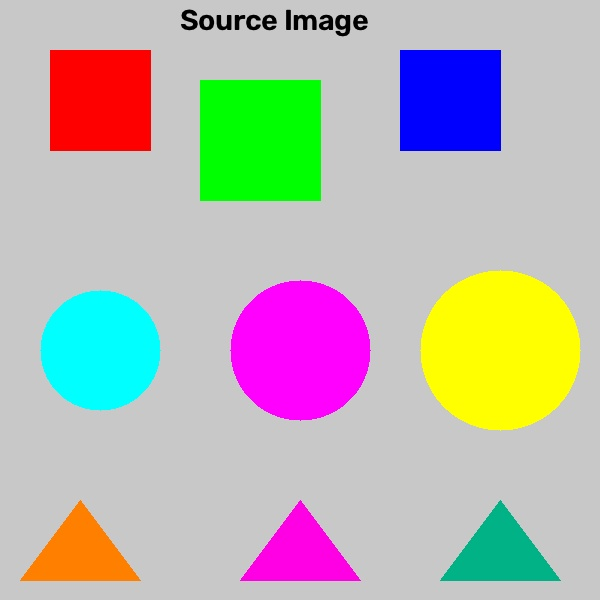
#> input picture template_match_src.jpg, 600 x 600 px
$ jupyter execute '7.5轮廓检测结果.ipynb'
#> lines starting #> are read from the running program, lines starting #| are printed output that depends on the picture; after the words box and inside, x2 and y2 are one past the last pixel; in counts of white or black regions, pixels touching at a corner belong together
[cell 1]
import cv2
import numpy as np
import matplotlib.pyplot as plt

img = cv2.imread('template_match_src.jpg')
#> img is the input picture: shape (600, 600, 3); mean B, G, R 176.5, 182.2, 184.7
gray = cv2.cvtColor(img, cv2.COLOR_BGR2GRAY)
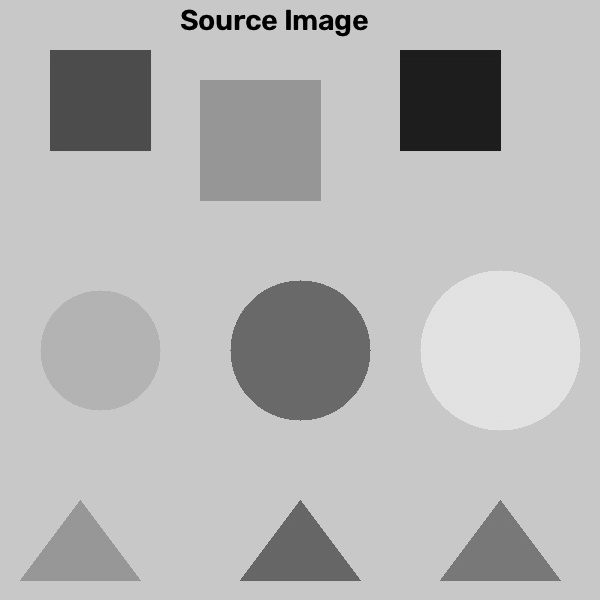
#> gray: shape (600, 600); min 0, max 232, mean 182.3
_, binary = cv2.threshold(gray, 127, 255, cv2.THRESH_BINARY)
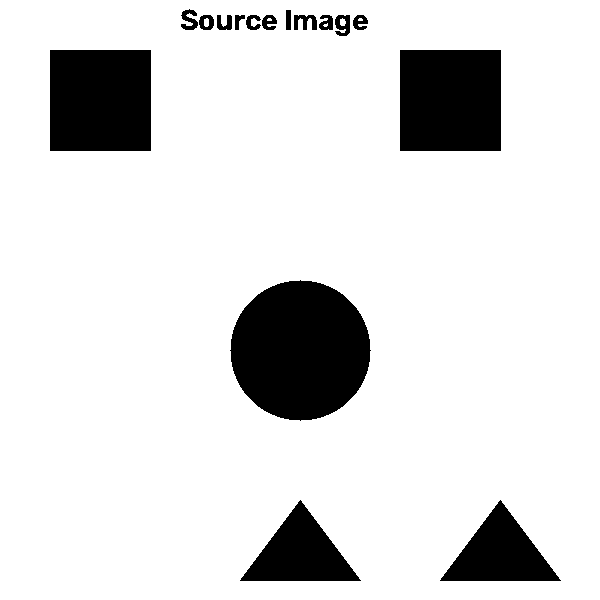
#> binary: shape (600, 600); 86.8% white; 16 black regions
contours, _ = cv2.findContours(binary, cv2.RETR_TREE, cv2.CHAIN_APPROX_SIMPLE)
#> contours = 22 contours, 3 with area under 20; largest, box (x1, y1, x2, y2) and area: (0, 0, 600, 600) 358801, (229, 279, 372, 422) 15570, (399, 49, 502, 152) 10402, (49, 49, 152, 152) 10402, (439, 499, 562, 582) 5082

cnt = contours[1]  #取第一个轮廓
#> cnt = contour of 85 points, box (x1, y1, x2, y2) (439, 499, 562, 582), area 5082

#计算面积和周长
area = cv2.contourArea(cnt)
#> area = 5082
perimeter = cv2.arcLength(cnt, True)  #true表示轮廓闭合
#> perimeter = 335.4

#边界框（先计算轮廓最小外接矩形，再将矩形绘制在原图上）
x, y, w, h = cv2.boundingRect(cnt)
#> x = 439; y = 499; w = 123; h = 83
cv2.rectangle(img, (x, y), (x+w, y+h), (0, 0, 255), 3)


#轮廓检测（多边形拟合）
#epsilon是近似精度，通常为周长的百分比
epsilon = 0.01*perimeter
#> epsilon = 3.35
approx = cv2.approxPolyDP(cnt, epsilon, True)  #对轮廓进行多边近似
#> approx = [[439, 580], [500, 499], [561, 580]]
cv2.polylines(img, [approx], True, (0, 255, 0), 2)  #在图像上绘制多边线条

hull = cv2.convexHull(cnt)
#> hull = contour of 9 points, box (x1, y1, x2, y2) (439, 499, 562, 582), area 5140
cv2.polylines(img, [hull], True, (255, 0, 0), 2)
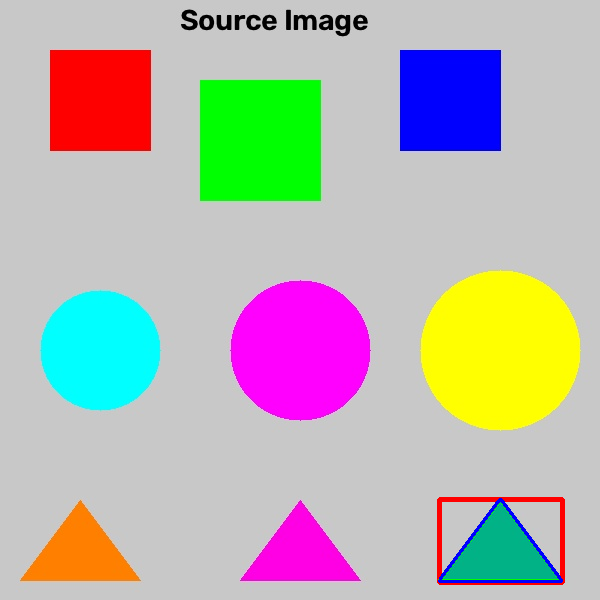
#> img: shape (600, 600, 3); mean B, G, R 175.7, 180.8, 184.5

plt.imshow(img)
plt.axis('off')
plt.tight_layout()
plt.show()

[cell 2]
import cv2
import numpy as np
import matplotlib.pyplot as plt

img = cv2.imread('template_match_src.jpg')
gray = cv2.cvtColor(img, cv2.COLOR_BGR2GRAY)
_, binary = cv2.threshold(gray, 127, 255, cv2.THRESH_BINARY)

# 提取所有轮廓
contours, _ = cv2.findContours(binary, cv2.RETR_EXTERNAL, cv2.CHAIN_APPROX_SIMPLE)
#> contours = [[[0, 0], [0, 599], [599, 599], [599, 0]]]

# 【核心修改】复制原图，并用 for 循环遍历每一个检测到的轮廓
draw_img = img.copy()

for cnt in contours:
    # 1. 过滤掉太小的轮廓（避免噪点干扰）
    area = cv2.contourArea(cnt)
    if area < 100:  # 面积小于100的直接跳过
        continue

    # 2. 计算周长
    perimeter = cv2.arcLength(cnt, True)

    # 3. 绘制边界框
    x, y, w, h = cv2.boundingRect(cnt)
    cv2.rectangle(draw_img, (x, y), (x+w, y+h), (0, 0, 255), 2)

    # 4. 绘制多边形拟合
    epsilon = 0.02 * perimeter
    approx = cv2.approxPolyDP(cnt, epsilon, True)
    cv2.polylines(draw_img, [approx], True, (0, 255, 0), 2)

    # 5. 绘制凸包
    hull = cv2.convexHull(cnt)
    cv2.polylines(draw_img, [hull], True, (255, 0, 0), 2)
#> this loop made 1 pass
#> (area, perimeter, x, y, w, h, epsilon, approx) on pass 1: (358801, 2396, 0, 0, 600, 600, 47.92, [[0, 0], [0, 599], [599, 599], [599, 0]])
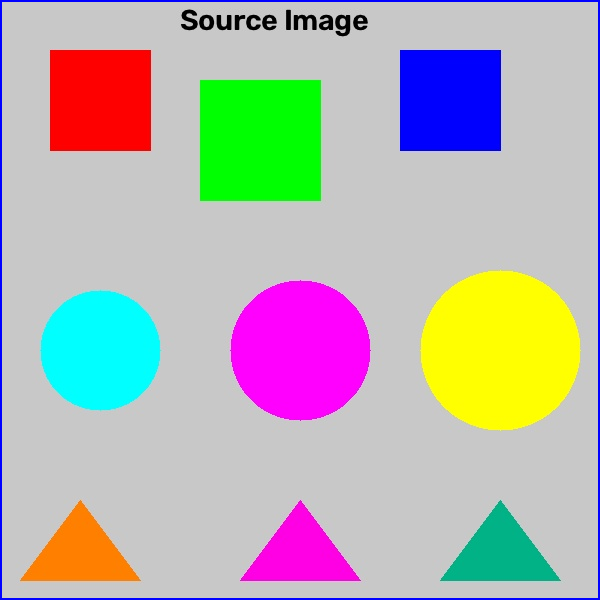
#> draw_img: shape (600, 600, 3); 1.33% of pixels changed, all inside (x1, y1, x2, y2) = (0, 0, 600, 600)

# 6. 统一显示结果
img_rgb = cv2.cvtColor(draw_img, cv2.COLOR_BGR2RGB)
plt.imshow(img_rgb)
plt.axis('off')
plt.tight_layout()
plt.show()

[cell 3]
import cv2
import numpy as np
import matplotlib.pyplot as plt

# 1. 读取图片并转换到 HSV 颜色空间
img = cv2.imread('template_match_src.jpg')
hsv = cv2.cvtColor(img, cv2.COLOR_BGR2HSV)
#> hsv: shape (600, 600, 3); mean H, S, V 27.4, 69.1, 212.8

# 关键修复1：提取“饱和度(Saturation)”通道作为掩膜
# 饱和度的范围是 0-255。图形是纯色的，饱和度高（>50）；背景和文字饱和度很低
_, binary = cv2.threshold(hsv[:, :, 1], 50, 255, cv2.THRESH_BINARY)
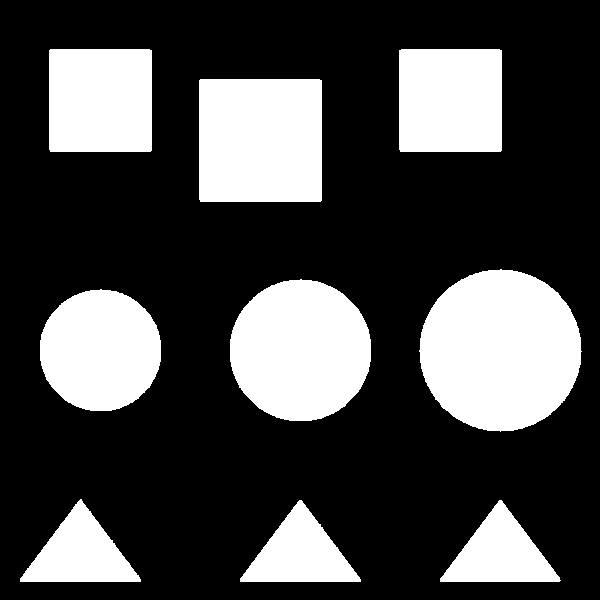
#> binary: shape (600, 600); 27.8% white; 9 white regions

# 关键修复2：形态学闭运算，填补图形内部可能存在的微小噪点
kernel = np.ones((3, 3), np.uint8)
binary = cv2.morphologyEx(binary, cv2.MORPH_CLOSE, kernel, iterations=2)

# 查找轮廓
contours, _ = cv2.findContours(binary, cv2.RETR_EXTERNAL, cv2.CHAIN_APPROX_SIMPLE)
#> contours = 9 contours; largest, box (x1, y1, x2, y2) and area: (419, 269, 582, 432) 20361, (230, 279, 371, 421) 15584, (199, 79, 322, 202) 14880, (40, 289, 161, 411) 11480, (49, 49, 152, 152) 10400

# 打印当前检测到的轮廓数量
print(f"基于饱和度检测到 {len(contours)} 个独立轮廓")
#| 基于饱和度检测到 9 个独立轮廓

# 2. 遍历并绘制结果
draw_img = img.copy()

for cnt in contours:
    area = cv2.contourArea(cnt)
    if area < 500:  # 过滤掉更小的干扰项
        continue

    perimeter = cv2.arcLength(cnt, True)
    # 使用统一的 epsilon，因为饱和度分割出来的边缘已经很干净了
    epsilon = 0.04 * perimeter
    approx = cv2.approxPolyDP(cnt, epsilon, True)
    vertices = len(approx)

    x, y, w, h = cv2.boundingRect(cnt)

    # 形状分类
    if vertices == 3:
        shape_name = "Triangle"
        color = (0, 255, 0)  # 绿色
    elif vertices == 4:
        shape_name = "Square"
        color = (255, 0, 0)  # 蓝色
    else:
        shape_name = "Circle"
        color = (0, 0, 255)  # 红色

    cv2.rectangle(draw_img, (x, y), (x+w, y+h), color, 3)
    cv2.putText(draw_img, shape_name, (x, y-10),
                cv2.FONT_HERSHEY_SIMPLEX, 0.8, color, 3)
#> this loop made 9 passes
#> (area, perimeter, epsilon, approx, vertices, x, y, w) on passes 1, 2, 3, 7, 8, 9: (5063.5, 332.3, 13.29, [[440, 578], [560, 580], [501, 500]], 3, 440, 500, 121), (5088.5, 334.6, 13.39, [[240, 578], [360, 581], [301, 500]], 3, 240, 500, 121), (5095.5, 337.8, 13.51, [[140, 579], [80, 499], [20, 581]], 3, 20, 499, 121), (14880, 485.7, 19.43, [[200, 79], [200, 201], [320, 201], [321, 80]], 4, 199, 79, 123), (10399, 405.7, 16.23, [[399, 50], [400, 151], [501, 150], [501, 50]], 4, 399, 49, 103), (10400, 405.7, 16.23, [[50, 49], [50, 151], [150, 151], [151, 50]], 4, 49, 49, 103)
#> (area, perimeter, epsilon, vertices, x, y, w, h) on passes 4 to 6: (11480, 402.3, 16.09, 8, 40, 289, 121, 122), (15584, 467.1, 18.68, 8, 230, 279, 141, 142), (20361, 539, 21.56, 8, 419, 269, 163, 163)
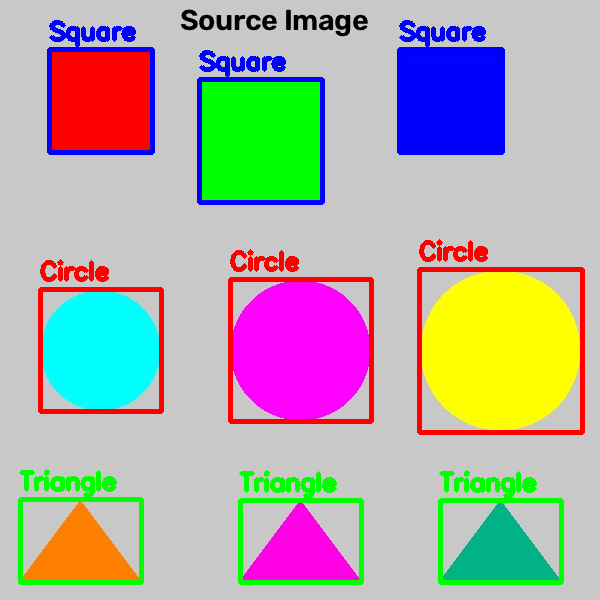
#> draw_img: shape (600, 600, 3); 8.4% of pixels changed, all inside (x1, y1, x2, y2) = (18, 20, 585, 585)

# 3. 显示结果
img_rgb = cv2.cvtColor(draw_img, cv2.COLOR_BGR2RGB)

plt.figure(figsize=(12, 8))
plt.imshow(img_rgb)
plt.title('Final Shape Detection (Saturation Based)')
plt.axis('off')
plt.tight_layout()
plt.show()
